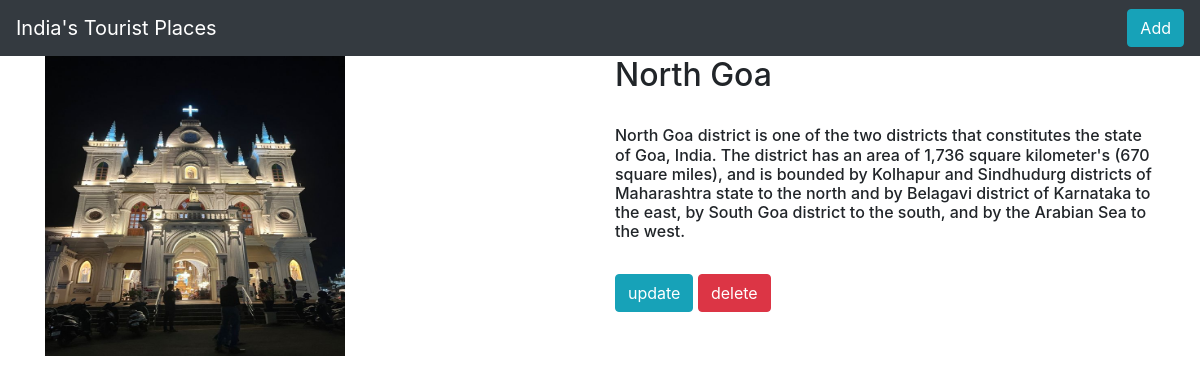
The page /places/6/ on the database its author committed.
### travelapp/models.py (models this page shows, shortened)
class Places(models.Model):
    name = models.CharField(max_length=250)
    desc = models.TextField()
    img = models.ImageField(upload_to='gallary')

### travelapp/views.py (the view)
# urls.py: path('places/<int:places_id>/',views.detail,name='detail'),
def detail(request, places_id):
    places = Places.objects.get(id=places_id)
    return render(request, "detail.html", {'places': places})

### templates/detail.html
{% extends 'base.html' %}
{% block body %}
    <div class="container">
     <div class="row">
       <div class="col-md-6">
           <img  src="{{ places.img.url }}" width="300" height="300">
            </div>
         <div class="col-md-6">
       <h2>{{ places.name }}</h2><br>
       <h6>{{ places.desc }}</h6><br>
             <a class="btn btn-info" href="{% url 'travelapp:update' places.id %}" >update</a>
       <a class="btn btn-danger" href="{% url 'travelapp:delete' places.id %}">delete</a>
          </div>
        </div>
     </div>
{% endblock %}

### static/style.css (style rules this page uses)
body { background-color: #ffffff; }

### rows shown on the page
Places: img (picture), name "North Goa", desc "North Goa district is one of the two districts that constitutes the state of Goa, India. The district has an area of 1,736 square kilometer's (670 square miles), and is bounded by Kolhapur and Sindhudurg districts of Maharashtra state to the north and by Belagavi district of Karnataka to the east, by South Goa district to the south, and by the Arabian Sea to the west."
